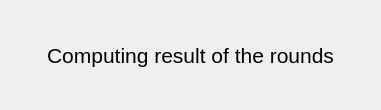
<?xml version="1.0" encoding="UTF-8"?>
<ui version="4.0">
 <class>Dialog</class>
 <widget class="QDialog" name="Dialog">
  <property name="geometry">
   <rect>
    <x>0</x>
    <y>0</y>
    <width>381</width>
    <height>110</height>
   </rect>
  </property>
  <property name="windowTitle">
   <string>Dialog</string>
  </property>
  <property name="modal">
   <bool>false</bool>
  </property>
  <layout class="QVBoxLayout" name="verticalLayout">
   <item>
    <widget class="QLabel" name="label">
     <property name="font">
      <font>
       <pointsize>16</pointsize>
      </font>
     </property>
     <property name="text">
      <string>Computing result of the rounds</string>
     </property>
     <property name="alignment">
      <set>Qt::AlignCenter</set>
     </property>
    </widget>
   </item>
  </layout>
 </widget>
 <resources/>
 <connections/>
</ui>
